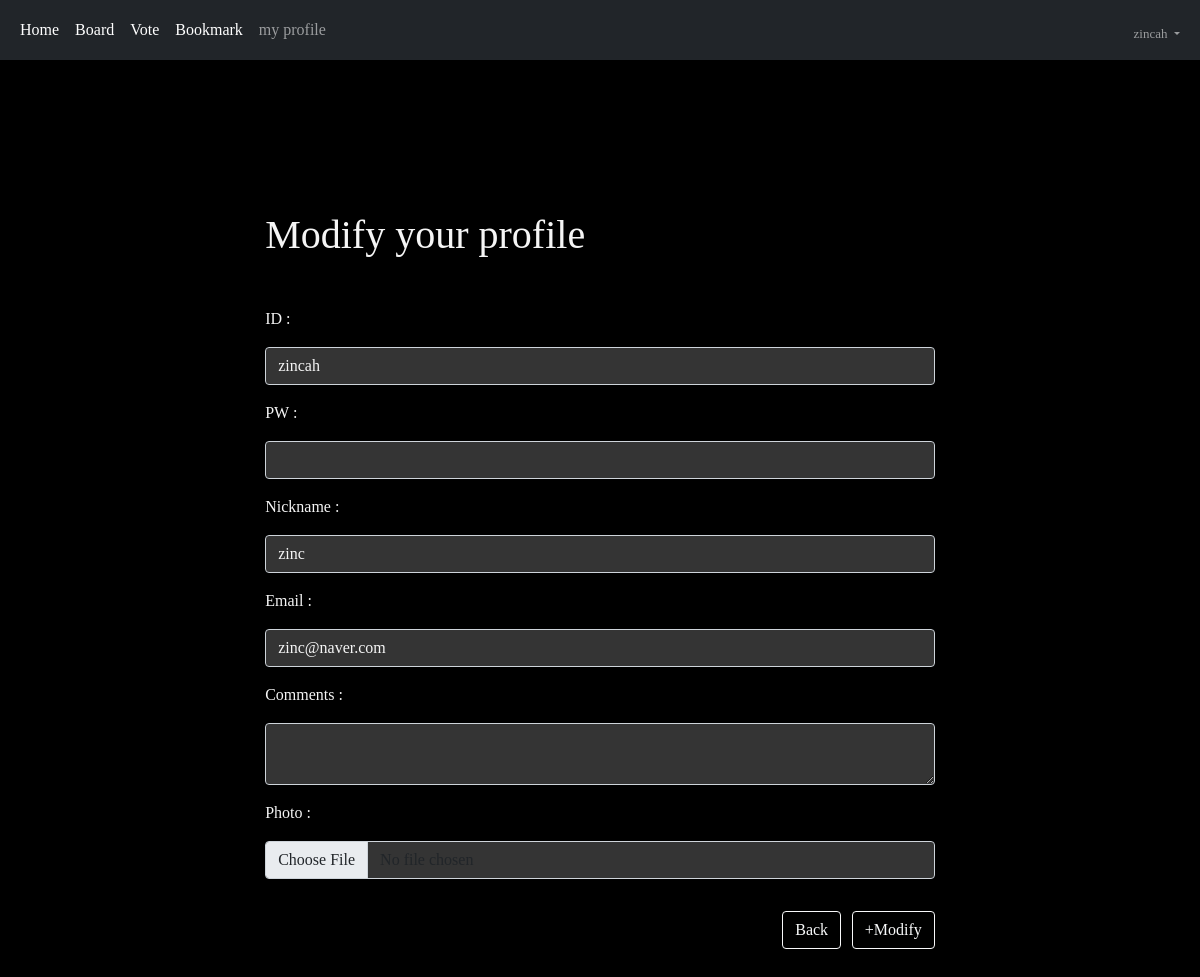
/acc/usermod (signed in), run on the app's committed database.
### acc/models.py (models this page shows, shortened)
class User(AbstractUser):
    comment = models.TextField()
    nickname = models.CharField(max_length=30)
    email = models.EmailField()
    picture = models.ImageField(upload_to="usr")

### acc/views.py (the view, shortened to what this page needs)
# urls.py: path('usermod', views.usermod, name="usermod"),
def usermod(request):
    return render(request, "acc/usermod.html")

### template/acc/usermod.html (shortened to what this page needs)
{% extends 'base.html' %}
{% block auth %}
<div class="container my-5" style="color:whitesmoke;">
    <div style="padding:5% 20%";>
        <div class="my-5">
            <h1>Modify your profile</h1>
        </div>
        <form method="POST" enctype="multipart/form-data">
            <div>
                ID : <input name="username" value="{{user.username}}" type="text" class="ipu form-control my-3" style="background-color: rgba(245, 245, 245, 0.213); ">
            </div>
            <div>
                PW : <input name="password" type="password" class="ipu form-control my-3" style="background-color: rgba(245, 245, 245, 0.213); ">
            </div>
            <div>
                Nickname : <input name="nickname" value="{{user.nickname}}" type="text" class="ipu form-control my-3" style="background-color: rgba(245, 245, 245, 0.213); ">
            </div>
            <div>
                Email : <input name="email" value="{{user.email}}" type="email" class="ipu form-control my-3" style="background-color: rgba(245, 245, 245, 0.213); ">
            </div>
            <div>
                Comments : <textarea name="comment" class="ipu form-control my-3" style="background-color: rgba(245, 245, 245, 0.213); ">{{ user.comment }}</textarea>
            </div>
            <div>
                Photo : <input name="picture" type="file" class="form-control my-3" style="background-color: rgba(245, 245, 245, 0.213); ">
            </div>
            <div class="text-end">
                <a href="{% url 'acc:profile' %}"><button type="button" class="btn btn-outline-light my-3" style="margin-right: 1%;">Back</button></a>
                <button class="btn btn-outline-light my-3">+Modify</button>
            </div>
        </form>
    </div>
</div>
{% endblock %}

### template/base.html (shortened to what this page needs)
<!doctype html>
<html lang="en">
  <head>
    <link href="https://cdn.jsdelivr.net/npm/bootstrap@5.1.3/dist/css/bootstrap.min.css" rel="stylesheet">
  </head>
  <body>
        {% if user.is_authenticated %}
        <nav class="navbar navbar-expand-lg navbar-dark bg-dark">
            <div class="container-fluid">
                <div class="collapse navbar-collapse" id="navbarSupportedContent">
                    <ul class="navbar-nav me-auto mb-2 mb-lg-0">
                        <li class="nav-item">
                            <a class="nav-link active" aria-current="page" href="{% url 'acc:index' %}">Home</a>
                        </li>
                        <li class="nav-item">
                            <a class="nav-link active" aria-current="page" href="{%url 'board:index' %}">Board</a>
                        </li>
                        <li class="nav-item">
                            <a class="nav-link active" aria-current="page" href="{%url 'vote:index' %}">Vote</a>
                        </li>
                        <li class="nav-item">
                            <a class="nav-link active" aria-current="page" href="{%url 'book:index' %}">Bookmark</a>
                        </li>
                        <li class="nav-item">
                            <a class="nav-link" href="{% url 'acc:profile' %}">my profile</a>
                        </li>
                    </ul>
                    <ul class="navbar-nav ms-auto mb-2 mb-lg-0">
                        <li class="nav-item dropdown mt-2" style="font-size: small;">
                            <a class="nav-link dropdown-toggle" href="#" id="navbarDropdown" role="button" data-bs-toggle="dropdown" aria-expanded="false">
                            {{ user.username }}
                            </a>
                        </li>
                    </ul>
                </div>
            </div>
        </nav>
            {% block auth %}
            {% endblock %}
        {% endif %}
  </body>
</html>

### template/base.html (style rules this page uses)
body { background-color: rgb(0, 0, 0); font-family: Comic Sans MS; }

### template/acc/usermod.html (style rules this page uses)
.ipu { color:whitesmoke; }

### data on the page
User: username "zincah", nickname "zinc", email "zinc@naver.com"
